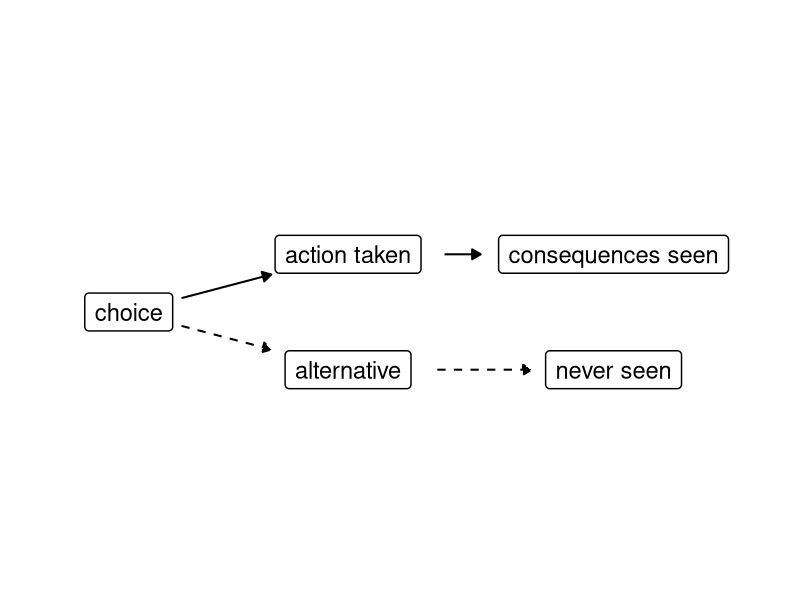
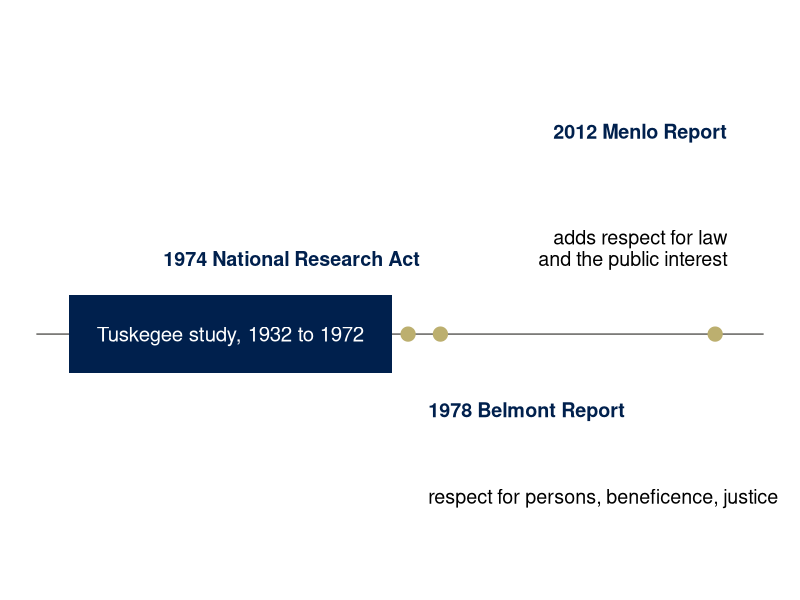
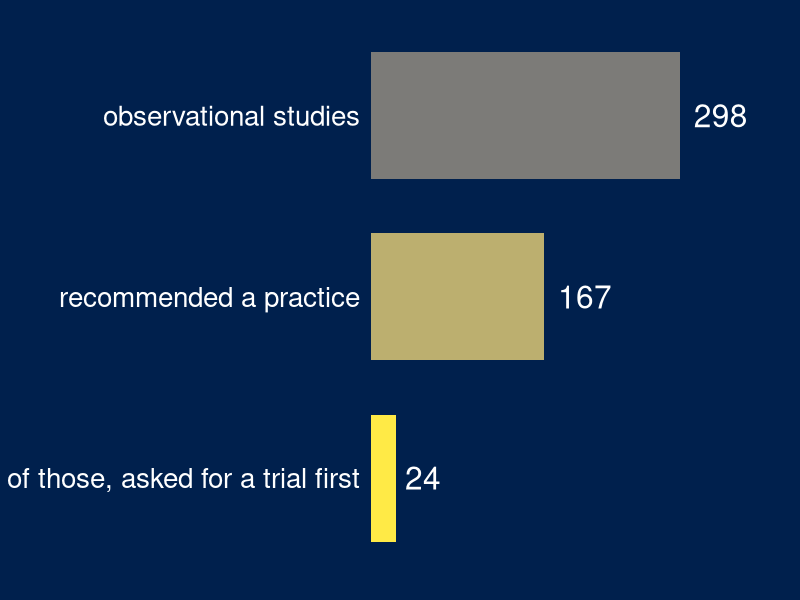
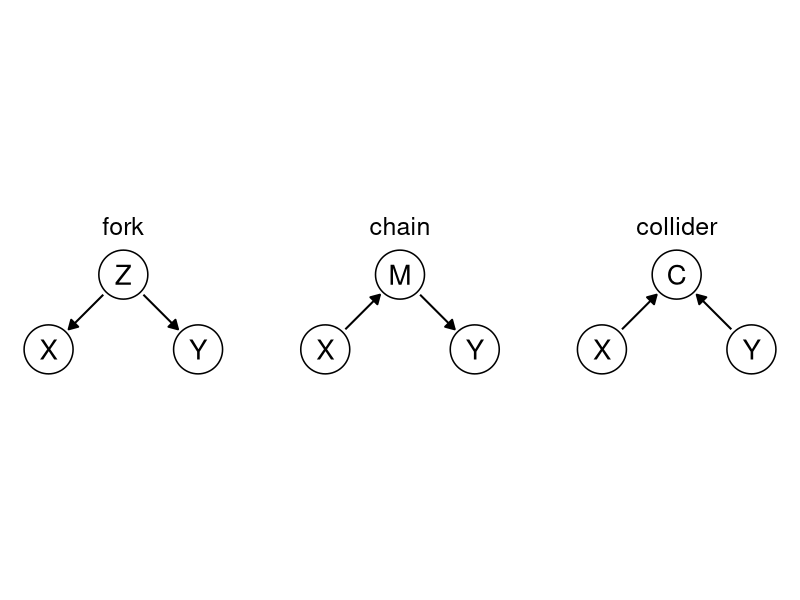
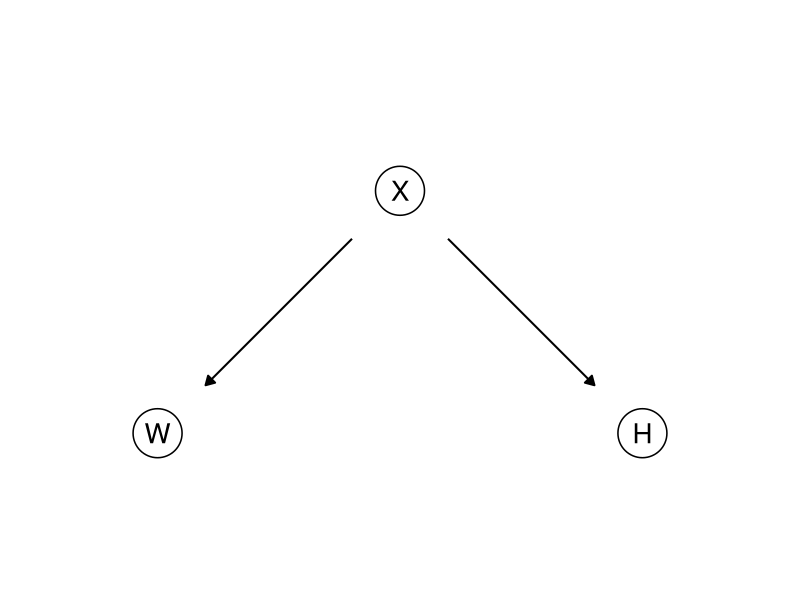
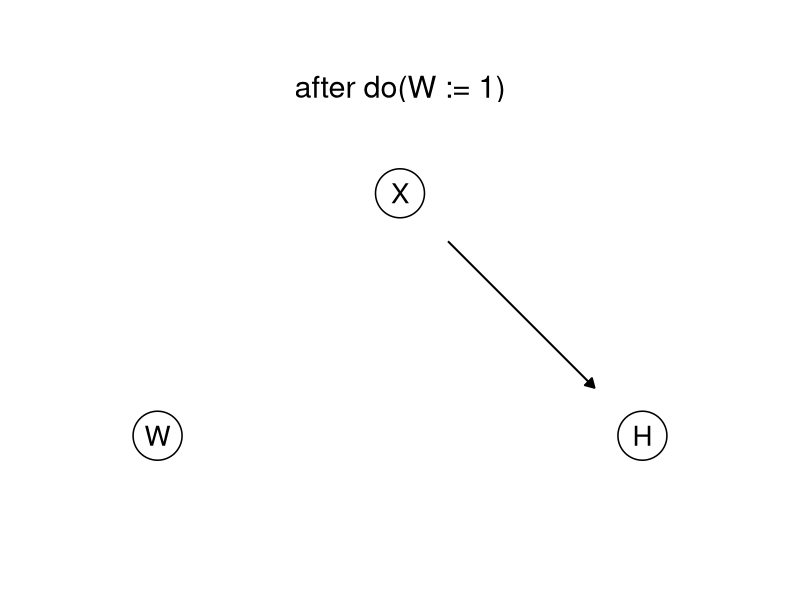
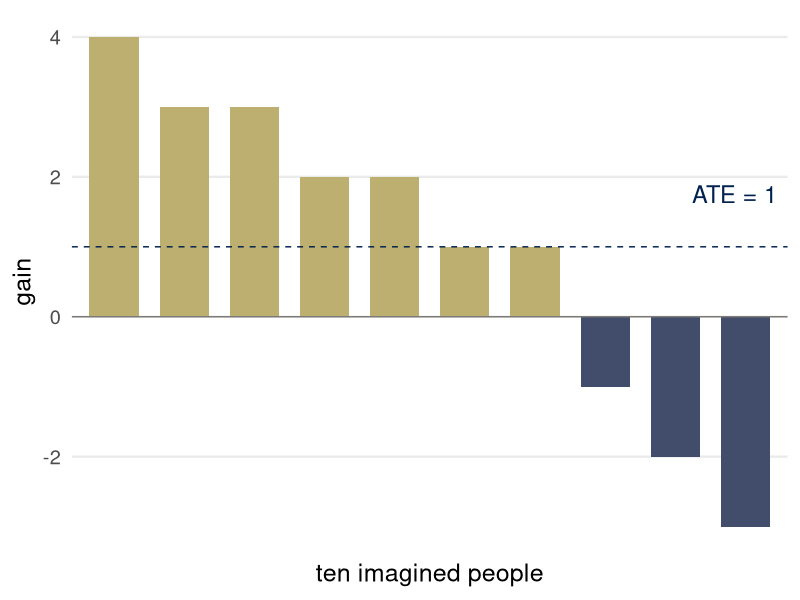
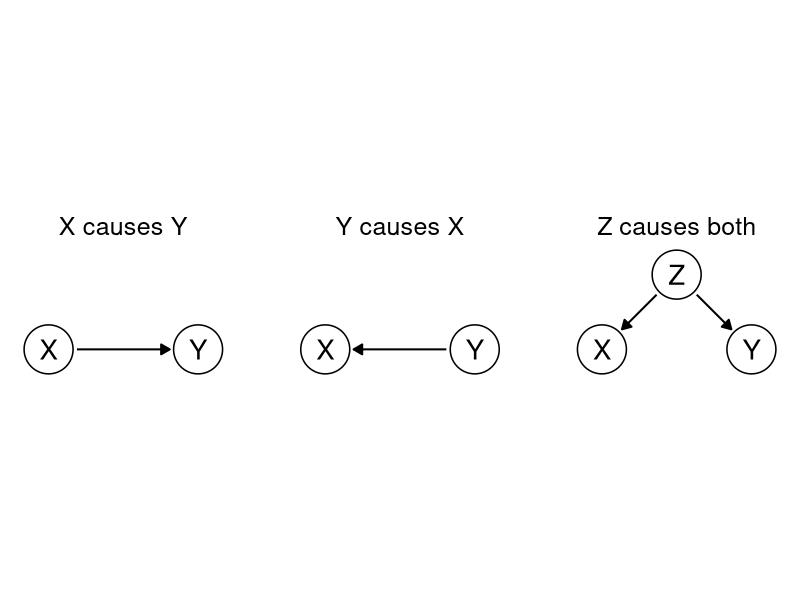

Here is the R script that generated these plots, in order:
## ---- chunk 1
library(ggplot2)
library(dplyr)
theme_set(theme_minimal(base_size = 18))
# cividis: navy, slate, gray, khaki, gold, yellow (viridisLite::cividis(9)[c(1, 3, 5, 6, 7, 9)])
navy <- "#00204D"; slate <- "#414D6B"; cgray <- "#7C7B78"; khaki <- "#9B9477"; gold <- "#BCAF6F"; yellow <- "#FFEA46"
two <- c(navy, gold)               # the two groups, wherever there are two
# charts on dark (.inverse) slides: white text on the navy background, yellow and gold for the two groups
dark <- theme(text = element_text(color = "white"), axis.text = element_text(color = "white"),
              legend.text = element_text(color = "white"), plot.title = element_text(color = "white"),
              panel.grid.major = element_line(color = slate), panel.grid.minor = element_blank(),
              plot.background = element_rect(fill = navy, color = NA),
              panel.background = element_rect(fill = navy, color = NA),
              legend.background = element_rect(fill = navy, color = NA),
              legend.key = element_rect(fill = navy, color = NA))
two_dark <- c(yellow, gold)

# Causal graphs. Nodes are letters in circles, or words in boxes (boxes = TRUE).
# Arrows are drawn last, so a slightly short estimate of a node's size cannot hide
# an arrowhead. r is the circle radius in data units; k the width of one character
# per unit of text size. One panel per value of `panel`.
draw_dag <- function(nodes, edges, dashed = character(0), highlight = character(0), boxes = FALSE,
                     text_size = 7, r = 0.36, k = 0.0165, xlim = c(-0.5, 2.5), ylim = c(-0.4, 1.4),
                     strip_size = 18) {
  if (!"panel" %in% names(nodes)) { nodes$panel <- ""; edges$panel <- "" }
  nodes$hw <- if (boxes) 0.5 * k * nchar(as.character(nodes$name)) * text_size + 0.06 else r
  nodes$hh <- if (boxes) 0.17 else r
  e <- edges |>
    left_join(nodes, by = c("panel", "from" = "name")) |>
    rename(x0 = x, y0 = y, hw0 = hw, hh0 = hh) |>
    left_join(nodes, by = c("panel", "to" = "name")) |>
    mutate(dx = x - x0, dy = y - y0, len = sqrt(dx^2 + dy^2), ux = dx / len, uy = dy / len,
           # distance from a node's center to the edge of its box (or circle) along the arrow
           s0 = if (boxes) pmin(hw0 / pmax(abs(ux), 1e-9), hh0 / pmax(abs(uy), 1e-9)) else hw0,
           s1 = if (boxes) pmin(hw / pmax(abs(ux), 1e-9), hh / pmax(abs(uy), 1e-9)) else hw,
           xs = x0 + (s0 + 0.02) * ux, ys = y0 + (s0 + 0.02) * uy,
           xe = x - (s1 + 0.02) * ux, ye = y - (s1 + 0.02) * uy,
           style = ifelse(paste(from, to) %in% dashed, "dashed", "solid"),
           col = ifelse(paste(from, to) %in% highlight, "#BCAF6F", "black"))
  p <- ggplot()
  p <- if (boxes) {
    p + geom_label(data = nodes, aes(x, y, label = name), size = text_size, label.size = 0.5,
                   label.padding = unit(0.35, "lines"))
  } else {
    p + geom_point(data = nodes, aes(x, y), size = 16, shape = 21, fill = "white", stroke = 0.8) +
      geom_text(data = nodes, aes(x, y, label = name), size = text_size, parse = TRUE)
  }
  p + geom_segment(data = e, aes(x = xs, y = ys, xend = xe, yend = ye, linetype = style, color = col),
                   arrow = arrow(length = unit(0.25, "cm"), type = "closed"),
                   linewidth = ifelse(e$col == "black", 0.7, 1.5), show.legend = FALSE) +
    scale_linetype_identity() + scale_color_identity() +
    facet_wrap(~ panel, nrow = 1) +
    coord_fixed(xlim = xlim, ylim = ylim) +
    theme_void() +
    theme(strip.text = element_text(size = strip_size), panel.spacing = unit(1.5, "lines"))
}
## ---- chunk 2
draw_dag(data.frame(name = c("choice", "action taken", "alternative", "consequences seen", "never seen"),
                    x = c(0, 1.9, 1.9, 4.2, 4.2), y = c(0.5, 1, 0, 1, 0)),
         data.frame(from = c("choice", "choice", "action taken", "alternative"),
                    to = c("action taken", "alternative", "consequences seen", "never seen")),
         dashed = c("choice alternative", "alternative never seen"),
         boxes = TRUE, text_size = 6, k = 0.021, xlim = c(-0.8, 5.5), ylim = c(-0.3, 1.3))
## ---- chunk 3
lab <- data.frame(
  x     = c(1975.5, 1976.5, 1976.5, 2013.5, 2013.5),
  y     = c(0.3, -0.3, -0.68, 0.86, 0.3),
  label = c("1974 National Research Act", "1978 Belmont Report", "respect for persons, beneficence, justice",
            "2012 Menlo Report", "adds respect for law\nand the public interest"),
  hj    = c(1, 0, 0, 1, 1), vj = c(0, 1, 1, 0, 0),
  bold  = c(TRUE, TRUE, FALSE, TRUE, FALSE))
ggplot() +
  annotate("segment", x = 1928, xend = 2018, y = 0, yend = 0, color = cgray, linewidth = 0.6) +
  annotate("rect", xmin = 1932, xmax = 1972, ymin = -0.17, ymax = 0.17, fill = navy) +
  annotate("text", x = 1952, y = 0, label = "Tuskegee study, 1932 to 1972", color = "white", size = 5.2) +
  annotate("point", x = c(1974, 1978, 2012), y = 0, size = 4.5, color = gold) +
  geom_text(data = lab, aes(x, y, label = label, hjust = hj, vjust = vj,
                            fontface = ifelse(bold, "bold", "plain"), color = ifelse(bold, navy, "black")),
            size = 5, lineheight = 0.9) +
  scale_color_identity() +
  coord_cartesian(xlim = c(1928, 2018), ylim = c(-1.05, 1.35), clip = "off") +
  theme_void()
## ---- chunk 4
prasad <- data.frame(label = c("observational studies", "recommended a practice", "of those, asked for a trial first"),
                     n = c(298, 167, 24))
prasad$label <- factor(prasad$label, levels = rev(prasad$label))
ggplot(prasad, aes(n, label, fill = label)) +
  geom_col(width = 0.7, show.legend = FALSE) +
  geom_text(aes(label = n), hjust = -0.25, color = "white", size = 8) +
  scale_fill_manual(values = setNames(c(cgray, gold, yellow), levels(prasad$label)[3:1])) +
  scale_x_continuous(limits = c(0, 360), expand = c(0, 0)) +
  coord_cartesian(clip = "off") +
  labs(x = NULL, y = NULL) +
  dark +
  theme(axis.text.x = element_blank(), panel.grid.major = element_blank(), panel.grid.minor = element_blank(),
        axis.text.y = element_text(size = 20, color = "white"), plot.margin = margin(5, 40, 5, 5))
## ---- chunk 5
shapes <- c("fork", "chain", "collider")
nodes <- data.frame(panel = rep(shapes, each = 3),
                    name = c("Z", "X", "Y", "M", "X", "Y", "C", "X", "Y"),
                    x = rep(c(1, 0, 2), 3), y = rep(c(1, 0, 0), 3))
edges <- data.frame(panel = rep(shapes, each = 2),
                    from = c("Z", "Z", "X", "M", "X", "Y"),
                    to = c("X", "Y", "M", "Y", "C", "C"))
nodes$panel <- factor(nodes$panel, levels = shapes); edges$panel <- factor(edges$panel, levels = shapes)
draw_dag(nodes, edges)
## ---- chunk 6
draw_dag(data.frame(name = c("X", "W", "H"), x = c(1, 0, 2), y = c(1, 0, 0)),
         data.frame(from = c("X", "X"), to = c("W", "H")), r = 0.26, ylim = c(-0.35, 1.35))
## ---- chunk 7
draw_dag(data.frame(panel = "after do(W := 1)", name = c("X", "W", "H"), x = c(1, 0, 2), y = c(1, 0, 0)),
         data.frame(panel = "after do(W := 1)", from = "X", to = "H"), r = 0.26, strip_size = 22,
         ylim = c(-0.3, 1.3))
## ---- chunk 8
gains <- data.frame(person = factor(1:10), effect = c(4, 3, 3, 2, 2, 1, 1, -1, -2, -3))
ggplot(gains, aes(person, effect, fill = effect > 0)) +
  geom_col(width = 0.7, show.legend = FALSE) +
  geom_hline(yintercept = 0, color = cgray) +
  geom_hline(yintercept = mean(gains$effect), linetype = "dashed", color = navy) +
  annotate("text", x = 10.45, y = 1.75, label = "ATE = 1", hjust = 1, color = navy, size = 6) +
  scale_fill_manual(values = c(`TRUE` = gold, `FALSE` = slate)) +
  labs(x = "ten imagined people", y = "gain") +
  theme(panel.grid.major.x = element_blank(), panel.grid.minor = element_blank(), axis.text.x = element_blank())
## ---- chunk 9
pics <- c("X causes Y", "Y causes X", "Z causes both")
nodes <- data.frame(panel = c(pics[1], pics[1], pics[2], pics[2], pics[3], pics[3], pics[3]),
                    name = c("X", "Y", "X", "Y", "Z", "X", "Y"),
                    x = c(0, 2, 0, 2, 1, 0, 2), y = c(0, 0, 0, 0, 1, 0, 0))
edges <- data.frame(panel = c(pics[1], pics[2], pics[3], pics[3]),
                    from = c("X", "Y", "Z", "Z"), to = c("Y", "X", "X", "Y"))
nodes$panel <- factor(nodes$panel, levels = pics); edges$panel <- factor(edges$panel, levels = pics)
draw_dag(nodes, edges)
## ---- chunk 10
draw_dag(data.frame(name = c("worked last year", "attended", "in work"),
                    x = c(1.35, 0, 2.7), y = c(1, 0, 0), panel = ""),
         data.frame(from = character(0), to = character(0), panel = character(0)),
         boxes = TRUE, text_size = 6, k = 0.021,
         xlim = c(-1.2, 3.9), ylim = c(-0.25, 1.25))
## ---- chunk 11
draw_dag(data.frame(name = c("worked last year", "attended", "in work"),
                    x = c(1.35, 0, 2.7), y = c(1, 0, 0)),
         data.frame(from = c("worked last year", "worked last year", "attended"),
                    to = c("attended", "in work", "in work")),
         highlight = "attended in work", boxes = TRUE, text_size = 6, k = 0.021,
         xlim = c(-1.2, 3.9), ylim = c(-0.25, 1.25))
## ---- chunk 12
draw_dag(data.frame(name = c("Z", "X", "Y"), x = c(1, 0, 2), y = c(1, 0, 0)),
         data.frame(from = c("Z", "Z", "X"), to = c("X", "Y", "Y")), r = 0.26)
## ---- chunk 13
draw_dag(data.frame(name = c("Z", "U", "X", "Y"), x = c(0.4, 1.6, 0, 2), y = c(1.1, 1.1, 0, 0)),
         data.frame(from = c("Z", "Z", "U", "U", "X"), to = c("X", "Y", "X", "Y", "Y")),
         dashed = c("U X", "U Y"), r = 0.26)
## ---- chunk 14
loop_boxes <- data.frame(x = c(0, 3), y = c(0, 0), label = c("atop(agent, policy~pi)", "environment"))
loop_top <- data.frame(x = 0.62, y = 0.28, xend = 2.28, yend = 0.28)
loop_bottom <- data.frame(x = 2.28, y = -0.28, xend = 0.62, yend = -0.28)
loop_text <- data.frame(x = c(1.45, 1.45), y = c(1.12, -1.12),
                        label = c("action~italic(A)", "state~italic(S)*','~reward~italic(R)"))
ggplot() +
  geom_curve(data = loop_top, aes(x = x, y = y, xend = xend, yend = yend), curvature = -0.35,
             arrow = arrow(length = unit(0.3, "cm"), type = "closed"), linewidth = 0.8) +
  geom_curve(data = loop_bottom, aes(x = x, y = y, xend = xend, yend = yend), curvature = -0.35,
             arrow = arrow(length = unit(0.3, "cm"), type = "closed"), linewidth = 0.8) +
  geom_label(data = loop_boxes, aes(x, y, label = label), parse = TRUE, size = 7,
             label.padding = unit(0.6, "lines"), label.size = 0.6) +
  geom_text(data = loop_text, aes(x, y, label = label), parse = TRUE, size = 6.5) +
  coord_cartesian(xlim = c(-0.9, 3.9), ylim = c(-1.3, 1.3)) +
  theme_void()
## ---- chunk 15
panels <- c("cleans", "closes its eyes", "covers the mess")
room <- data.frame(panel = factor(panels, levels = panels))
cone <- do.call(rbind, lapply(panels[c(1, 3)], function(p)
  data.frame(panel = p, x = c(2.6, 9.6, 9.6), y = c(2.3, 7.4, 3.0))))
mess <- data.frame(panel = rep(panels[2:3], each = 2), x = c(7.6, 8.4, 7.6, 8.4), y = c(5.0, 4.3, 5.0, 4.3))
cover <- data.frame(panel = panels[3], xmin = 6.5, xmax = 9.7, ymin = 3.2, ymax = 6.1)
caption <- data.frame(panel = panels, x = 5, y = -1.6,
                      label = c("italic(R)==1*', room clean'", "italic(R)==1*', room dirty'", "italic(R)==1*', room dirty'"))
for (d in c("cone", "mess", "cover", "caption")) {
  z <- get(d); z$panel <- factor(z$panel, levels = panels); assign(d, z)
}
ggplot() +
  geom_rect(data = room, aes(xmin = 0, xmax = 10, ymin = 0, ymax = 8), fill = NA, color = slate, linewidth = 0.8) +
  geom_polygon(data = cone, aes(x, y), fill = gold, alpha = 0.5) +
  geom_point(data = mess, aes(x, y), size = 7, color = khaki) +
  geom_rect(data = cover, aes(xmin = xmin, xmax = xmax, ymin = ymin, ymax = ymax), fill = cgray, alpha = 0.8) +
  geom_point(data = data.frame(x = 2, y = 2), aes(x, y), size = 9, color = navy) +
  geom_text(data = caption, aes(x, y, label = label), parse = TRUE, size = 5.6) +
  facet_wrap(~ panel, nrow = 1) +
  coord_fixed(xlim = c(-0.3, 10.3), ylim = c(-2.4, 8.3)) +
  theme_void() + theme(strip.text = element_text(size = 17), panel.spacing = unit(1.5, "lines"))
## ---- chunk 16
skim <- data.frame(group = factor(rep(c("worked last year", "did not"), 2), levels = c("worked last year", "did not")),
                   panel = factor(rep(c("R", "U"), each = 2), levels = c("R", "U"),
                                  labels = c("italic(R)*':'~placement~rate", "italic(U)*':'~extra~people~'in'~work")),
                   value = c(70, 40, 6, 26), shown = c("70%", "40%", "6", "26"))
ggplot(skim, aes(group, value, fill = group)) +
  geom_col(width = 0.6, show.legend = FALSE) +
  geom_text(aes(label = shown), vjust = -0.4, size = 6) +
  facet_wrap(~ panel, scales = "free_y", labeller = label_parsed) +
  scale_fill_manual(values = two) +
  scale_y_continuous(expand = expansion(mult = c(0, 0.3))) +
  coord_cartesian(clip = "off") +
  labs(x = "the 100 people sent", y = NULL, caption = "invented numbers: the variant job center") +
  theme(axis.text.y = element_blank(), panel.grid.major = element_blank(), panel.grid.minor = element_blank(),
        strip.text = element_text(size = 17, margin = margin(b = 12)), axis.title.x = element_text(size = 15),
        plot.caption = element_text(size = 12, color = cgray))
